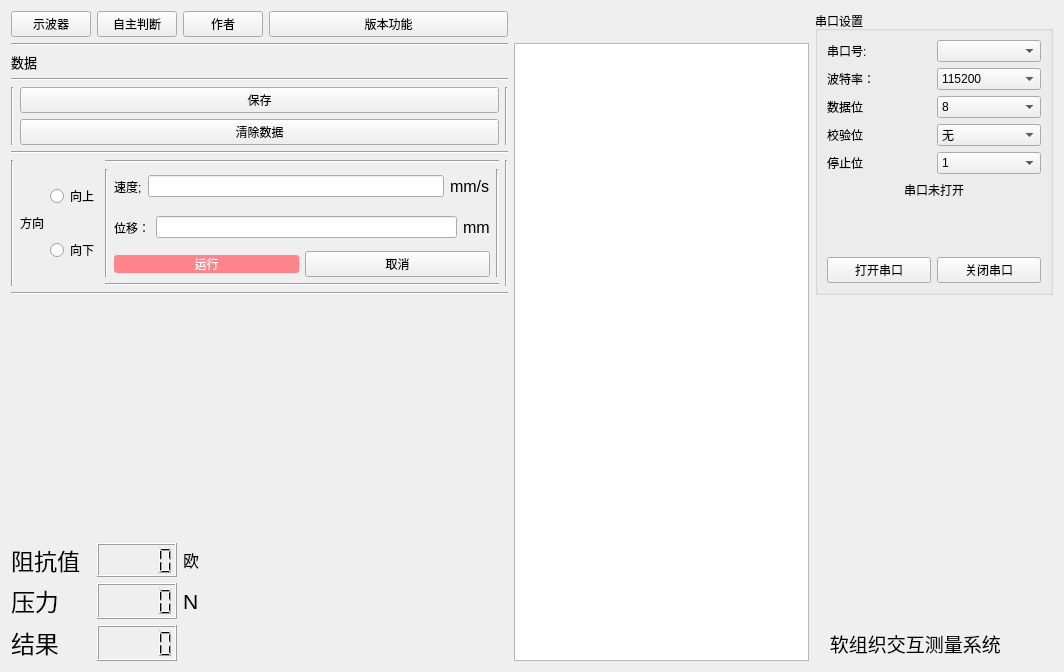
<?xml version="1.0" encoding="UTF-8"?>
<ui version="4.0">
 <class>Widget2</class>
 <widget class="QWidget" name="Widget2">
  <property name="geometry">
   <rect>
    <x>0</x>
    <y>0</y>
    <width>1064</width>
    <height>672</height>
   </rect>
  </property>
  <property name="minimumSize">
   <size>
    <width>1064</width>
    <height>672</height>
   </size>
  </property>
  <property name="windowTitle">
   <string>Widget2</string>
  </property>
  <layout class="QGridLayout" name="gridLayout_2">
   <item row="0" column="0">
    <widget class="QPushButton" name="pushButton">
     <property name="text">
      <string>示波器</string>
     </property>
    </widget>
   </item>
   <item row="0" column="1">
    <widget class="QPushButton" name="judge_push">
     <property name="text">
      <string>自主判断</string>
     </property>
    </widget>
   </item>
   <item row="0" column="2">
    <widget class="QPushButton" name="pushButton_disigner">
     <property name="text">
      <string>作者</string>
     </property>
    </widget>
   </item>
   <item row="0" column="3">
    <widget class="QPushButton" name="pushButton_v">
     <property name="text">
      <string>版本功能</string>
     </property>
    </widget>
   </item>
   <item row="0" column="4">
    <spacer name="horizontalSpacer">
     <property name="orientation">
      <enum>Qt::Horizontal</enum>
     </property>
     <property name="sizeHint" stdset="0">
      <size>
       <width>295</width>
       <height>20</height>
      </size>
     </property>
    </spacer>
   </item>
   <item row="0" column="5" rowspan="4">
    <widget class="QGroupBox" name="groupBox">
     <property name="title">
      <string>串口设置</string>
     </property>
     <layout class="QGridLayout" name="gridLayout">
      <item row="6" column="0">
       <spacer name="verticalSpacer_3">
        <property name="orientation">
         <enum>Qt::Vertical</enum>
        </property>
        <property name="sizeHint" stdset="0">
         <size>
          <width>192</width>
          <height>52</height>
         </size>
        </property>
       </spacer>
      </item>
      <item row="3" column="0">
       <layout class="QHBoxLayout" name="horizontalLayout_13">
        <item>
         <widget class="QLabel" name="label_10">
          <property name="text">
           <string>校验位</string>
          </property>
         </widget>
        </item>
        <item>
         <widget class="QComboBox" name="check_bit">
          <item>
           <property name="text">
            <string>无</string>
           </property>
          </item>
          <item>
           <property name="text">
            <string>奇校验</string>
           </property>
          </item>
          <item>
           <property name="text">
            <string>偶校验</string>
           </property>
          </item>
         </widget>
        </item>
       </layout>
      </item>
      <item row="0" column="0">
       <layout class="QHBoxLayout" name="horizontalLayout_8">
        <item>
         <widget class="QLabel" name="label_5">
          <property name="text">
           <string>串口号:</string>
          </property>
         </widget>
        </item>
        <item>
         <widget class="QComboBox" name="com"/>
        </item>
       </layout>
      </item>
      <item row="1" column="0">
       <layout class="QHBoxLayout" name="horizontalLayout_11">
        <item>
         <widget class="QLabel" name="label_7">
          <property name="text">
           <string>波特率：</string>
          </property>
         </widget>
        </item>
        <item>
         <widget class="QComboBox" name="cmb_baud_rate">
          <item>
           <property name="text">
            <string>115200</string>
           </property>
          </item>
          <item>
           <property name="text">
            <string>57600</string>
           </property>
          </item>
          <item>
           <property name="text">
            <string>38400</string>
           </property>
          </item>
          <item>
           <property name="text">
            <string>19200</string>
           </property>
          </item>
          <item>
           <property name="text">
            <string>9600</string>
           </property>
          </item>
          <item>
           <property name="text">
            <string>4800</string>
           </property>
          </item>
          <item>
           <property name="text">
            <string>2400</string>
           </property>
          </item>
          <item>
           <property name="text">
            <string>1200</string>
           </property>
          </item>
         </widget>
        </item>
       </layout>
      </item>
      <item row="7" column="0">
       <layout class="QHBoxLayout" name="horizontalLayout_7">
        <item>
         <widget class="QPushButton" name="open_serialport">
          <property name="text">
           <string>打开串口</string>
          </property>
         </widget>
        </item>
        <item>
         <widget class="QPushButton" name="close_serialport">
          <property name="text">
           <string>关闭串口</string>
          </property>
         </widget>
        </item>
       </layout>
      </item>
      <item row="4" column="0">
       <layout class="QHBoxLayout" name="horizontalLayout_14">
        <item>
         <widget class="QLabel" name="label_11">
          <property name="text">
           <string>停止位</string>
          </property>
         </widget>
        </item>
        <item>
         <widget class="QComboBox" name="stop_bit">
          <item>
           <property name="text">
            <string>1</string>
           </property>
          </item>
          <item>
           <property name="text">
            <string>1.5</string>
           </property>
          </item>
          <item>
           <property name="text">
            <string>2</string>
           </property>
          </item>
         </widget>
        </item>
       </layout>
      </item>
      <item row="5" column="0">
       <layout class="QHBoxLayout" name="horizontalLayout_6">
        <item>
         <spacer name="horizontalSpacer_2">
          <property name="orientation">
           <enum>Qt::Horizontal</enum>
          </property>
          <property name="sizeHint" stdset="0">
           <size>
            <width>40</width>
            <height>20</height>
           </size>
          </property>
         </spacer>
        </item>
        <item>
         <widget class="QLabel" name="label_state">
          <property name="text">
           <string>串口未打开</string>
          </property>
         </widget>
        </item>
        <item>
         <spacer name="horizontalSpacer_5">
          <property name="orientation">
           <enum>Qt::Horizontal</enum>
          </property>
          <property name="sizeHint" stdset="0">
           <size>
            <width>40</width>
            <height>20</height>
           </size>
          </property>
         </spacer>
        </item>
       </layout>
      </item>
      <item row="2" column="0">
       <layout class="QHBoxLayout" name="horizontalLayout_12">
        <item>
         <widget class="QLabel" name="label_9">
          <property name="text">
           <string>数据位</string>
          </property>
         </widget>
        </item>
        <item>
         <widget class="QComboBox" name="data_bit">
          <item>
           <property name="text">
            <string>8</string>
           </property>
          </item>
          <item>
           <property name="text">
            <string>7</string>
           </property>
          </item>
          <item>
           <property name="text">
            <string>6</string>
           </property>
          </item>
          <item>
           <property name="text">
            <string>5</string>
           </property>
          </item>
         </widget>
        </item>
       </layout>
      </item>
     </layout>
    </widget>
   </item>
   <item row="1" column="0" colspan="4">
    <widget class="Line" name="line_8">
     <property name="orientation">
      <enum>Qt::Horizontal</enum>
     </property>
    </widget>
   </item>
   <item row="1" column="4" rowspan="7">
    <widget class="QTableWidget" name="tableWidget"/>
   </item>
   <item row="2" column="0">
    <widget class="QLabel" name="label_4">
     <property name="font">
      <font>
       <family>楷体</family>
       <pointsize>10</pointsize>
      </font>
     </property>
     <property name="text">
      <string>数据</string>
     </property>
    </widget>
   </item>
   <item row="3" column="0" colspan="4">
    <layout class="QVBoxLayout" name="verticalLayout_7">
     <item>
      <widget class="Line" name="line_7">
       <property name="orientation">
        <enum>Qt::Horizontal</enum>
       </property>
      </widget>
     </item>
     <item>
      <layout class="QHBoxLayout" name="horizontalLayout_5">
       <item>
        <widget class="Line" name="line_10">
         <property name="orientation">
          <enum>Qt::Vertical</enum>
         </property>
        </widget>
       </item>
       <item>
        <layout class="QVBoxLayout" name="verticalLayout_6">
         <item>
          <widget class="QPushButton" name="save_date">
           <property name="text">
            <string>保存</string>
           </property>
          </widget>
         </item>
         <item>
          <widget class="QPushButton" name="clear_date">
           <property name="text">
            <string>清除数据</string>
           </property>
          </widget>
         </item>
        </layout>
       </item>
       <item>
        <widget class="Line" name="line_9">
         <property name="orientation">
          <enum>Qt::Vertical</enum>
         </property>
        </widget>
       </item>
      </layout>
     </item>
     <item>
      <widget class="Line" name="line_11">
       <property name="orientation">
        <enum>Qt::Horizontal</enum>
       </property>
      </widget>
     </item>
     <item>
      <layout class="QHBoxLayout" name="horizontalLayout_19">
       <item>
        <widget class="Line" name="line_2">
         <property name="orientation">
          <enum>Qt::Vertical</enum>
         </property>
        </widget>
       </item>
       <item>
        <layout class="QHBoxLayout" name="horizontalLayout_18">
         <item>
          <widget class="QLabel" name="label_3">
           <property name="text">
            <string>方向</string>
           </property>
          </widget>
         </item>
         <item>
          <widget class="QSplitter" name="splitter">
           <property name="orientation">
            <enum>Qt::Vertical</enum>
           </property>
           <widget class="QWidget" name="layoutWidget">
            <layout class="QVBoxLayout" name="verticalLayout_2">
             <item>
              <widget class="QRadioButton" name="up_dir">
               <property name="text">
                <string>向上</string>
               </property>
              </widget>
             </item>
             <item>
              <widget class="QRadioButton" name="down_dir">
               <property name="text">
                <string>向下</string>
               </property>
              </widget>
             </item>
            </layout>
           </widget>
          </widget>
         </item>
         <item>
          <layout class="QVBoxLayout" name="verticalLayout_5">
           <item>
            <widget class="Line" name="line_12">
             <property name="orientation">
              <enum>Qt::Horizontal</enum>
             </property>
            </widget>
           </item>
           <item>
            <layout class="QHBoxLayout" name="horizontalLayout_17">
             <item>
              <widget class="Line" name="line">
               <property name="orientation">
                <enum>Qt::Vertical</enum>
               </property>
              </widget>
             </item>
             <item>
              <layout class="QVBoxLayout" name="verticalLayout_4">
               <item>
                <layout class="QVBoxLayout" name="verticalLayout">
                 <item>
                  <layout class="QHBoxLayout" name="horizontalLayout_15">
                   <item>
                    <layout class="QHBoxLayout" name="horizontalLayout">
                     <item>
                      <widget class="QLabel" name="label">
                       <property name="text">
                        <string>速度;</string>
                       </property>
                      </widget>
                     </item>
                     <item>
                      <widget class="QLineEdit" name="line_put">
                       <property name="cursor">
                        <cursorShape>ArrowCursor</cursorShape>
                       </property>
                       <property name="text">
                        <string/>
                       </property>
                       <property name="echoMode">
                        <enum>QLineEdit::Normal</enum>
                       </property>
                      </widget>
                     </item>
                    </layout>
                   </item>
                   <item>
                    <widget class="QLabel" name="label_14">
                     <property name="font">
                      <font>
                       <pointsize>12</pointsize>
                      </font>
                     </property>
                     <property name="text">
                      <string>mm/s</string>
                     </property>
                    </widget>
                   </item>
                  </layout>
                 </item>
                 <item>
                  <layout class="QHBoxLayout" name="horizontalLayout_16">
                   <item>
                    <layout class="QHBoxLayout" name="horizontalLayout_2">
                     <item>
                      <widget class="QLabel" name="label_2">
                       <property name="text">
                        <string>位移：</string>
                       </property>
                      </widget>
                     </item>
                     <item>
                      <widget class="QLineEdit" name="line_pass">
                       <property name="enabled">
                        <bool>true</bool>
                       </property>
                       <property name="frame">
                        <bool>true</bool>
                       </property>
                      </widget>
                     </item>
                    </layout>
                   </item>
                   <item>
                    <widget class="QLabel" name="label_15">
                     <property name="font">
                      <font>
                       <pointsize>12</pointsize>
                      </font>
                     </property>
                     <property name="text">
                      <string>mm</string>
                     </property>
                    </widget>
                   </item>
                  </layout>
                 </item>
                </layout>
               </item>
               <item>
                <layout class="QHBoxLayout" name="horizontalLayout_3">
                 <item>
                  <widget class="QPushButton" name="put_in">
                   <property name="styleSheet">
                    <string notr="true">QPushButton { background-color: rgb(255, 132, 139); border-radius: 3px; color: rgb(255, 255, 255); } QPushButton:hover { background-color: rgb(0, 225, 225); }</string>
                   </property>
                   <property name="text">
                    <string>运行</string>
                   </property>
                  </widget>
                 </item>
                 <item>
                  <widget class="QPushButton" name="cancel">
                   <property name="text">
                    <string>取消</string>
                   </property>
                  </widget>
                 </item>
                </layout>
               </item>
              </layout>
             </item>
             <item>
              <widget class="Line" name="line_6">
               <property name="orientation">
                <enum>Qt::Vertical</enum>
               </property>
              </widget>
             </item>
            </layout>
           </item>
           <item>
            <widget class="Line" name="line_3">
             <property name="orientation">
              <enum>Qt::Horizontal</enum>
             </property>
            </widget>
           </item>
          </layout>
         </item>
        </layout>
       </item>
       <item>
        <widget class="Line" name="line_5">
         <property name="orientation">
          <enum>Qt::Vertical</enum>
         </property>
        </widget>
       </item>
      </layout>
     </item>
     <item>
      <widget class="Line" name="line_4">
       <property name="orientation">
        <enum>Qt::Horizontal</enum>
       </property>
      </widget>
     </item>
    </layout>
   </item>
   <item row="4" column="1" colspan="2">
    <spacer name="verticalSpacer">
     <property name="orientation">
      <enum>Qt::Vertical</enum>
     </property>
     <property name="sizeHint" stdset="0">
      <size>
       <width>20</width>
       <height>236</height>
      </size>
     </property>
    </spacer>
   </item>
   <item row="5" column="0" rowspan="3" colspan="3">
    <layout class="QVBoxLayout" name="verticalLayout_3">
     <item>
      <layout class="QHBoxLayout" name="horizontalLayout_4">
       <item>
        <widget class="QLabel" name="label_12">
         <property name="font">
          <font>
           <family>楷体</family>
           <pointsize>17</pointsize>
          </font>
         </property>
         <property name="text">
          <string>阻抗值</string>
         </property>
        </widget>
       </item>
       <item>
        <widget class="QLCDNumber" name="lcdNumber_3"/>
       </item>
       <item>
        <widget class="QLabel" name="label_16">
         <property name="font">
          <font>
           <pointsize>12</pointsize>
          </font>
         </property>
         <property name="text">
          <string>欧</string>
         </property>
        </widget>
       </item>
      </layout>
     </item>
     <item>
      <layout class="QHBoxLayout" name="horizontalLayout_9">
       <item>
        <widget class="QLabel" name="label_6">
         <property name="font">
          <font>
           <family>楷体</family>
           <pointsize>18</pointsize>
          </font>
         </property>
         <property name="text">
          <string>压力  </string>
         </property>
        </widget>
       </item>
       <item>
        <widget class="QLCDNumber" name="lcdNumber"/>
       </item>
       <item>
        <widget class="QLabel" name="label_17">
         <property name="font">
          <font>
           <pointsize>16</pointsize>
          </font>
         </property>
         <property name="text">
          <string>N</string>
         </property>
        </widget>
       </item>
      </layout>
     </item>
     <item>
      <layout class="QHBoxLayout" name="horizontalLayout_10">
       <item>
        <widget class="QLabel" name="label_8">
         <property name="font">
          <font>
           <family>楷体</family>
           <pointsize>18</pointsize>
          </font>
         </property>
         <property name="text">
          <string>结果</string>
         </property>
        </widget>
       </item>
       <item>
        <widget class="QLCDNumber" name="lcdNumber_2"/>
       </item>
       <item>
        <widget class="QLabel" name="label_18">
         <property name="font">
          <font>
           <pointsize>14</pointsize>
          </font>
         </property>
         <property name="text">
          <string/>
         </property>
        </widget>
       </item>
      </layout>
     </item>
    </layout>
   </item>
   <item row="6" column="3">
    <spacer name="horizontalSpacer_3">
     <property name="orientation">
      <enum>Qt::Horizontal</enum>
     </property>
     <property name="sizeHint" stdset="0">
      <size>
       <width>174</width>
       <height>20</height>
      </size>
     </property>
    </spacer>
   </item>
   <item row="7" column="5">
    <widget class="QLabel" name="label_13">
     <property name="font">
      <font>
       <family>楷体</family>
       <pointsize>14</pointsize>
      </font>
     </property>
     <property name="text">
      <string>   软组织交互测量系统</string>
     </property>
    </widget>
   </item>
  </layout>
 </widget>
 <tabstops>
  <tabstop>line_put</tabstop>
  <tabstop>put_in</tabstop>
  <tabstop>cancel</tabstop>
 </tabstops>
 <resources/>
 <connections/>
</ui>
